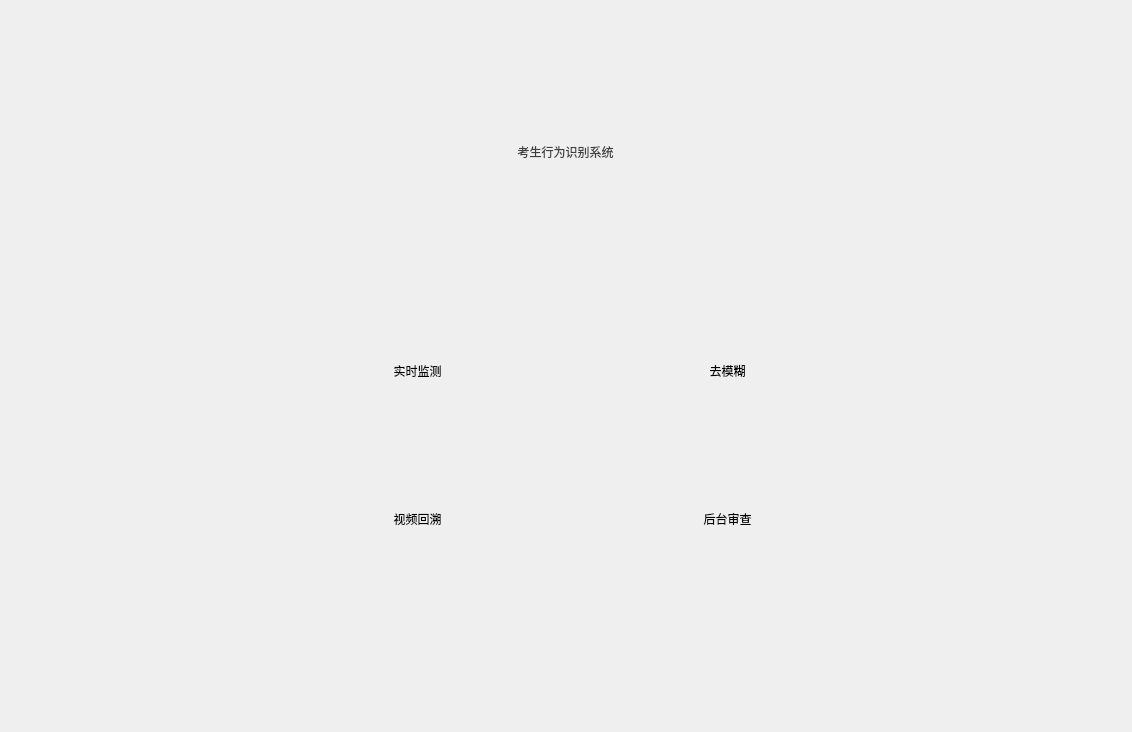
<?xml version="1.0" encoding="UTF-8"?>
<ui version="4.0">
 <class>MainWindow</class>
 <widget class="QMainWindow" name="MainWindow">
  <property name="geometry">
   <rect>
    <x>0</x>
    <y>0</y>
    <width>1132</width>
    <height>732</height>
   </rect>
  </property>
  <property name="windowTitle">
   <string>MainWindow</string>
  </property>
  <property name="styleSheet">
   <string notr="true">font: 16pt &quot;华文彩云&quot;;
border-image: url(haha.jpg);
/*border-image:none;*/
border-radius: 10px;
</string>
  </property>
  <widget class="QWidget" name="centralwidget">
   <layout class="QGridLayout" name="gridLayout_2">
    <item row="0" column="0">
     <layout class="QGridLayout" name="gridLayout_3">
      <item row="0" column="0">
       <widget class="QToolButton" name="toolButton_5">
        <property name="styleSheet">
         <string notr="true">color:rgb(62, 62, 62);
font: 40pt &quot;方正舒体&quot;;
border-image:none;
</string>
        </property>
        <property name="text">
         <string>考生行为识别系统</string>
        </property>
       </widget>
      </item>
     </layout>
    </item>
    <item row="1" column="0">
     <layout class="QGridLayout" name="gridLayout">
      <item row="0" column="1">
       <widget class="QToolButton" name="toolButton">
        <property name="minimumSize">
         <size>
          <width>291</width>
          <height>71</height>
         </size>
        </property>
        <property name="maximumSize">
         <size>
          <width>582</width>
          <height>142</height>
         </size>
        </property>
        <property name="styleSheet">
         <string notr="true">QFont font(&quot;Courier&quot;, 20, QFont::Normal, false);
</string>
        </property>
        <property name="text">
         <string>实时监测</string>
        </property>
       </widget>
      </item>
      <item row="1" column="0" alignment="Qt::AlignHCenter">
       <widget class="QLabel" name="label_2">
        <property name="styleSheet">
         <string notr="true">border-image:none;</string>
        </property>
        <property name="text">
         <string/>
        </property>
        <property name="pixmap">
         <pixmap>con1.png</pixmap>
        </property>
       </widget>
      </item>
      <item row="1" column="3">
       <widget class="QToolButton" name="toolButton_4">
        <property name="minimumSize">
         <size>
          <width>291</width>
          <height>71</height>
         </size>
        </property>
        <property name="maximumSize">
         <size>
          <width>582</width>
          <height>142</height>
         </size>
        </property>
        <property name="text">
         <string>后台审查</string>
        </property>
       </widget>
      </item>
      <item row="1" column="2" alignment="Qt::AlignHCenter">
       <widget class="QLabel" name="label_4">
        <property name="styleSheet">
         <string notr="true">border-image:none;</string>
        </property>
        <property name="text">
         <string/>
        </property>
        <property name="pixmap">
         <pixmap>con4.png</pixmap>
        </property>
       </widget>
      </item>
      <item row="0" column="3">
       <widget class="QToolButton" name="toolButton_3">
        <property name="minimumSize">
         <size>
          <width>291</width>
          <height>71</height>
         </size>
        </property>
        <property name="maximumSize">
         <size>
          <width>582</width>
          <height>142</height>
         </size>
        </property>
        <property name="styleSheet">
         <string notr="true">font: 16pt &quot;华文彩云&quot;;</string>
        </property>
        <property name="text">
         <string>去模糊</string>
        </property>
       </widget>
      </item>
      <item row="0" column="2" alignment="Qt::AlignHCenter|Qt::AlignVCenter">
       <widget class="QLabel" name="label_3">
        <property name="styleSheet">
         <string notr="true">border-image:none;</string>
        </property>
        <property name="text">
         <string/>
        </property>
        <property name="pixmap">
         <pixmap>con3.png</pixmap>
        </property>
       </widget>
      </item>
      <item row="0" column="0" alignment="Qt::AlignHCenter">
       <widget class="QLabel" name="label">
        <property name="styleSheet">
         <string notr="true">border-image:none;</string>
        </property>
        <property name="text">
         <string/>
        </property>
        <property name="pixmap">
         <pixmap>con2.png</pixmap>
        </property>
       </widget>
      </item>
      <item row="1" column="1">
       <widget class="QToolButton" name="toolButton_2">
        <property name="minimumSize">
         <size>
          <width>291</width>
          <height>71</height>
         </size>
        </property>
        <property name="maximumSize">
         <size>
          <width>582</width>
          <height>142</height>
         </size>
        </property>
        <property name="text">
         <string>视频回溯</string>
        </property>
       </widget>
      </item>
     </layout>
    </item>
   </layout>
  </widget>
  <action name="action2">
   <property name="text">
    <string>2</string>
   </property>
  </action>
 </widget>
 <resources/>
 <connections/>
</ui>
